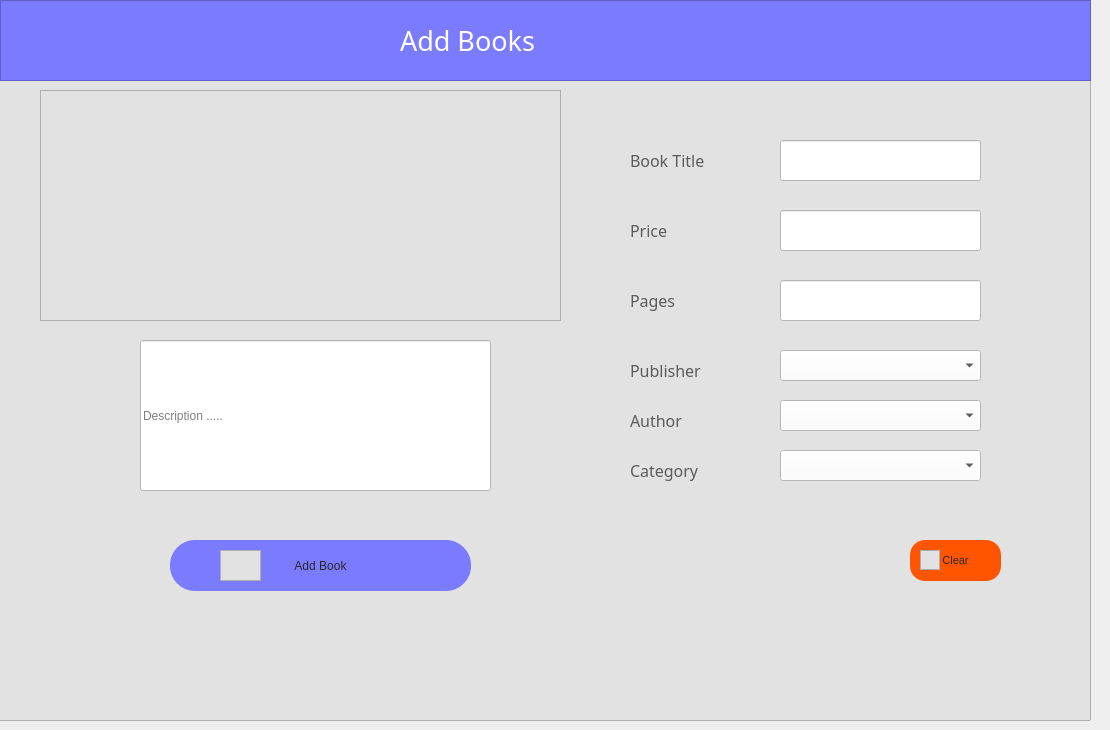
      <widget class="QWidget" name="tab_10">
       <attribute name="icon">
        <iconset resource="icons.qrc">
         <normaloff>:/newPrefix/icons/addbook.png</normaloff>:/newPrefix/icons/addbook.png</iconset>
       </attribute>
       <attribute name="title">
        <string>Add Book</string>
       </attribute>
       <widget class="QFrame" name="frame_20">
        <property name="geometry">
         <rect>
          <x>0</x>
          <y>0</y>
          <width>1091</width>
          <height>81</height>
         </rect>
        </property>
        <property name="styleSheet">
         <string notr="true">background-color: rgb(123, 123, 255);
</string>
        </property>
        <property name="frameShape">
         <enum>QFrame::StyledPanel</enum>
        </property>
        <property name="frameShadow">
         <enum>QFrame::Raised</enum>
        </property>
        <widget class="QLabel" name="label_28">
         <property name="geometry">
          <rect>
           <x>400</x>
           <y>20</y>
           <width>511</width>
           <height>41</height>
          </rect>
         </property>
         <property name="font">
          <font>
           <family>hooge 05_55</family>
           <pointsize>20</pointsize>
          </font>
         </property>
         <property name="styleSheet">
          <string notr="true">color: rgb(255, 255, 255);</string>
         </property>
         <property name="text">
          <string>Add Books</string>
         </property>
        </widget>
       </widget>
       <widget class="QFrame" name="frame_21">
        <property name="geometry">
         <rect>
          <x>-10</x>
          <y>0</y>
          <width>1101</width>
          <height>721</height>
         </rect>
        </property>
        <property name="styleSheet">
         <string notr="true">background-color: rgb(226, 226, 226);</string>
        </property>
        <property name="frameShape">
         <enum>QFrame::StyledPanel</enum>
        </property>
        <property name="frameShadow">
         <enum>QFrame::Raised</enum>
        </property>
        <widget class="QLineEdit" name="book_descTxt">
         <property name="geometry">
          <rect>
           <x>150</x>
           <y>340</y>
           <width>351</width>
           <height>151</height>
          </rect>
         </property>
         <property name="styleSheet">
          <string notr="true">background-color: rgb(255, 255, 255);</string>
         </property>
         <property name="placeholderText">
          <string>Description .....</string>
         </property>
        </widget>
        <widget class="QLabel" name="label_40">
         <property name="geometry">
          <rect>
           <x>640</x>
           <y>150</y>
           <width>91</width>
           <height>21</height>
          </rect>
         </property>
         <property name="font">
          <font>
           <family>Impact</family>
           <pointsize>12</pointsize>
          </font>
         </property>
         <property name="styleSheet">
          <string notr="true">color: rgb(91, 91, 91);</string>
         </property>
         <property name="text">
          <string>Book Title</string>
         </property>
        </widget>
        <widget class="QLineEdit" name="book_titTxt">
         <property name="geometry">
          <rect>
           <x>790</x>
           <y>140</y>
           <width>201</width>
           <height>41</height>
          </rect>
         </property>
         <property name="styleSheet">
          <string notr="true">background-color: rgb(255, 255, 255);</string>
         </property>
        </widget>
        <widget class="QLabel" name="label_42">
         <property name="geometry">
          <rect>
           <x>640</x>
           <y>220</y>
           <width>91</width>
           <height>21</height>
          </rect>
         </property>
         <property name="font">
          <font>
           <family>Impact</family>
           <pointsize>12</pointsize>
          </font>
         </property>
         <property name="styleSheet">
          <string notr="true">color: rgb(91, 91, 91);</string>
         </property>
         <property name="text">
          <string>Price</string>
         </property>
        </widget>
        <widget class="QLineEdit" name="book_priTxt">
         <property name="geometry">
          <rect>
           <x>790</x>
           <y>210</y>
           <width>201</width>
           <height>41</height>
          </rect>
         </property>
         <property name="styleSheet">
          <string notr="true">background-color: rgb(255, 255, 255);</string>
         </property>
        </widget>
        <widget class="QComboBox" name="pub_comboBox_2">
         <property name="geometry">
          <rect>
           <x>790</x>
           <y>350</y>
           <width>201</width>
           <height>31</height>
          </rect>
         </property>
         <property name="styleSheet">
          <string notr="true">background-color: rgb(255, 255, 255);</string>
         </property>
        </widget>
        <widget class="QLabel" name="label_43">
         <property name="geometry">
          <rect>
           <x>640</x>
           <y>360</y>
           <width>91</width>
           <height>21</height>
          </rect>
         </property>
         <property name="font">
          <font>
           <family>Impact</family>
           <pointsize>12</pointsize>
          </font>
         </property>
         <property name="styleSheet">
          <string notr="true">color: rgb(91, 91, 91);</string>
         </property>
         <property name="text">
          <string>Publisher</string>
         </property>
        </widget>
        <widget class="QComboBox" name="auth_comboBox">
         <property name="geometry">
          <rect>
           <x>790</x>
           <y>400</y>
           <width>201</width>
           <height>31</height>
          </rect>
         </property>
         <property name="styleSheet">
          <string notr="true">background-color: rgb(255, 255, 255);</string>
         </property>
        </widget>
        <widget class="QLabel" name="label_44">
         <property name="geometry">
          <rect>
           <x>640</x>
           <y>410</y>
           <width>91</width>
           <height>21</height>
          </rect>
         </property>
         <property name="font">
          <font>
           <family>Impact</family>
           <pointsize>12</pointsize>
          </font>
         </property>
         <property name="styleSheet">
          <string notr="true">color: rgb(91, 91, 91);</string>
         </property>
         <property name="text">
          <string>Author</string>
         </property>
        </widget>
        <widget class="QLabel" name="label_52">
         <property name="geometry">
          <rect>
           <x>640</x>
           <y>290</y>
           <width>91</width>
           <height>21</height>
          </rect>
         </property>
         <property name="font">
          <font>
           <family>Impact</family>
           <pointsize>12</pointsize>
          </font>
         </property>
         <property name="styleSheet">
          <string notr="true">color: rgb(91, 91, 91);</string>
         </property>
         <property name="text">
          <string>Pages</string>
         </property>
        </widget>
        <widget class="QLineEdit" name="book_pagTxt">
         <property name="geometry">
          <rect>
           <x>790</x>
           <y>280</y>
           <width>201</width>
           <height>41</height>
          </rect>
         </property>
         <property name="styleSheet">
          <string notr="true">background-color: rgb(255, 255, 255);</string>
         </property>
        </widget>
        <widget class="QComboBox" name="cat_comboBox_2">
         <property name="geometry">
          <rect>
           <x>790</x>
           <y>450</y>
           <width>201</width>
           <height>31</height>
          </rect>
         </property>
         <property name="styleSheet">
          <string notr="true">background-color: rgb(255, 255, 255);</string>
         </property>
        </widget>
        <widget class="QLabel" name="label_53">
         <property name="geometry">
          <rect>
           <x>640</x>
           <y>460</y>
           <width>91</width>
           <height>21</height>
          </rect>
         </property>
         <property name="font">
          <font>
           <family>Impact</family>
           <pointsize>12</pointsize>
          </font>
         </property>
         <property name="styleSheet">
          <string notr="true">color: rgb(91, 91, 91);</string>
         </property>
         <property name="text">
          <string>Category</string>
         </property>
        </widget>
        <widget class="QPushButton" name="add_bookButton">
         <property name="geometry">
          <rect>
           <x>180</x>
           <y>540</y>
           <width>301</width>
           <height>51</height>
          </rect>
         </property>
         <property name="styleSheet">
          <string notr="true">QPushButton {
color: rgb(40, 40, 40);
  border-radius: 25px;
	background-color: rgb(123, 123, 255);
}

QPushButton:hover {
background-color: rgb(123, 123, 255);
background-color: rgb(255, 85, 0);

}
</string>
         </property>
         <property name="text">
          <string>Add Book</string>
         </property>
        </widget>
        <widget class="QFrame" name="frame_22">
         <property name="geometry">
          <rect>
           <x>50</x>
           <y>90</y>
           <width>521</width>
           <height>231</height>
          </rect>
         </property>
         <property name="styleSheet">
          <string notr="true">image: url(:/newPrefix/icons/ourbooks.png);</string>
         </property>
         <property name="frameShape">
          <enum>QFrame::StyledPanel</enum>
         </property>
         <property name="frameShadow">
          <enum>QFrame::Raised</enum>
         </property>
        </widget>
        <widget class="QFrame" name="frame_23">
         <property name="geometry">
          <rect>
           <x>230</x>
           <y>550</y>
           <width>41</width>
           <height>31</height>
          </rect>
         </property>
         <property name="styleSheet">
          <string notr="true">background-color: rgb(255, 85, 0 / 0%);
image: url(:/newPrefix/icons/addbook.png);</string>
         </property>
         <property name="frameShape">
          <enum>QFrame::StyledPanel</enum>
         </property>
         <property name="frameShadow">
          <enum>QFrame::Raised</enum>
         </property>
        </widget>
        <widget class="QLabel" name="book_add_label">
         <property name="geometry">
          <rect>
           <x>380</x>
           <y>630</y>
           <width>291</width>
           <height>21</height>
          </rect>
         </property>
         <property name="font">
          <font>
           <pointsize>9</pointsize>
          </font>
         </property>
         <property name="styleSheet">
          <string notr="true">color: rgb(255, 0, 0);</string>
         </property>
         <property name="text">
          <string/>
         </property>
        </widget>
        <widget class="QPushButton" name="pushButton_35">
         <property name="geometry">
          <rect>
           <x>920</x>
           <y>540</y>
           <width>91</width>
           <height>41</height>
          </rect>
         </property>
         <property name="font">
          <font>
           <pointsize>8</pointsize>
          </font>
         </property>
         <property name="styleSheet">
          <string notr="true">QPushButton {
color: rgb(40, 40, 40);
  border-radius: 15px;
	background-color: rgb(255, 85, 0);
}

QPushButton:hover {
background-color: rgb(123, 123, 255);

background-color: rgb(123, 123, 255);

}
</string>
         </property>
         <property name="text">
          <string>Clear</string>
         </property>
        </widget>
        <widget class="QFrame" name="frame_100">
         <property name="geometry">
          <rect>
           <x>930</x>
           <y>550</y>
           <width>20</width>
           <height>20</height>
          </rect>
         </property>
         <property name="styleSheet">
          <string notr="true">background-color: rgb(255, 85, 0 / 0%);
image: url(:/newPrefix/icons/clear.png);</string>
         </property>
         <property name="frameShape">
          <enum>QFrame::StyledPanel</enum>
         </property>
         <property name="frameShadow">
          <enum>QFrame::Raised</enum>
         </property>
        </widget>
        <zorder>frame_22</zorder>
        <zorder>book_descTxt</zorder>
        <zorder>label_40</zorder>
        <zorder>book_titTxt</zorder>
        <zorder>label_42</zorder>
        <zorder>book_priTxt</zorder>
        <zorder>pub_comboBox_2</zorder>
        <zorder>label_43</zorder>
        <zorder>auth_comboBox</zorder>
        <zorder>label_44</zorder>
        <zorder>label_52</zorder>
        <zorder>book_pagTxt</zorder>
        <zorder>cat_comboBox_2</zorder>
        <zorder>label_53</zorder>
        <zorder>add_bookButton</zorder>
        <zorder>frame_23</zorder>
        <zorder>book_add_label</zorder>
        <zorder>pushButton_35</zorder>
        <zorder>frame_100</zorder>
       </widget>
       <zorder>frame_21</zorder>
       <zorder>frame_20</zorder>
      </widget>
